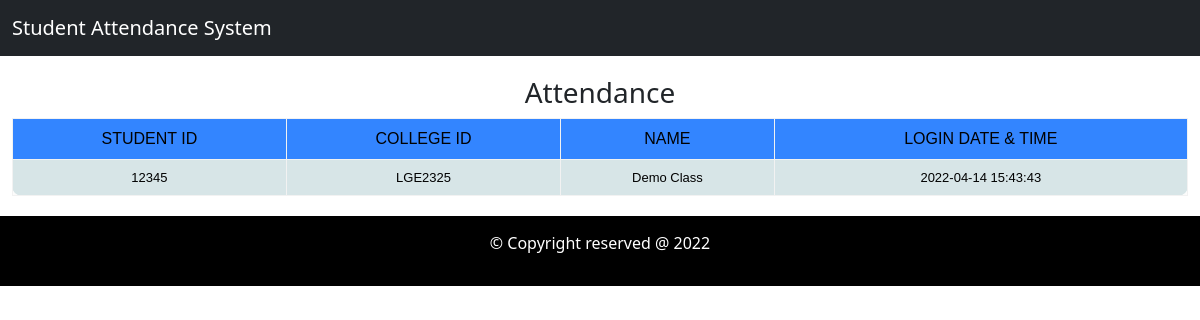
Screenshot of /attendance.php with the database file from the repository.
### tables this page shows
CREATE TABLE `attendance` (
  `Sr no` int(255) NOT NULL,
  `Student_Id_No` int(10) NOT NULL,
  `College_Id_No` varchar(10) NOT NULL,
  `Name` text NOT NULL,
  `Login_time` datetime NOT NULL DEFAULT current_timestamp()
);

### attendance.php (the view, shortened to what this page needs)
<!doctype html>
<html lang="en">
<head>
    <link href="https://cdn.jsdelivr.net/npm/bootstrap@5.0.2/dist/css/bootstrap.min.css" rel="stylesheet">
    <link rel="stylesheet" href="style.css">
</head>
<body>
    <div>
        <nav class="navbar navbar-expand-lg navbar-dark bg-dark m-auto">
            <div class="container-fluid">
                <a class="navbar-brand" href="#">Student Attendance System</a>
            </div>
        </nav>
        <div class="atn-data container-fluid">
            <h3>Attendance</h3>
            <div class="center">
                <div class="table-responsive">
                    <table>
                        <thead>
                            <tr>
                                <th>Student ID</th>
                                <th>College ID</th>
                                <th>Name</th>
                                <th>Login Date & Time</th>
                            </tr>
                        </thead>
                        <tbody>
                            <?php
                            $server = "localhost";
                            $username = "root";
                            $password = "";
                            $con = mysqli_connect($server, $username, $password);
                            $selectquery = " select * from registration_db.attendance ";
                            $query = mysqli_query($con, $selectquery);
                            while ($res = mysqli_fetch_array($query)) {
                            ?>
                                <tr>
                                    <td> <?php echo $res['Student_Id_No']; ?> </td>
                                    <td> <?php echo $res['College_Id_No']; ?> </td>
                                    <td> <?php echo $res['Name']; ?> </td>
                                    <td> <?php echo $res['Login_time']; ?> </td>
                                </tr>
                            <?php
                            }
                            ?>
                        </tbody>
                    </table>
                </div>
            </div>
        </div>
        <footer>
            <p>&COPY; Copyright reserved @ 2022</p>
        </footer>
    </div>
</body>
</html>

### style.css (style rules this page uses)
* { margin: 0; padding: 0; }
footer { background-color: black; color: white; text-align: center; padding: 15px; }
table { font-family: arial, sans-serif; border-collapse: collapse; background-color: rgb(215, 229, 231); margin: auto; border-radius: 10px; box-shadow: 0 10px 20px 0 rgba(0, 0, 0, 0.03); width: 100%; }
td, th { border: 1px solid #f2f2f2; text-align: center; color: rgb(1, 1, 1); padding: 8px 30px; padding: 8px; }
th { text-transform: uppercase; font-weight: 500; }
td { font-size: 13px; }
.stu-data,.atn-data { margin-top: 20px; margin-bottom: 20px; text-align: center; }
thead { background-color: rgb(51, 133, 255); border-radius: 15px; }

### rows the page displays
attendance: Student_Id_No "12345", College_Id_No "LGE2325", Name "Demo Class", Login_time "2022-04-14 15:43:43"
